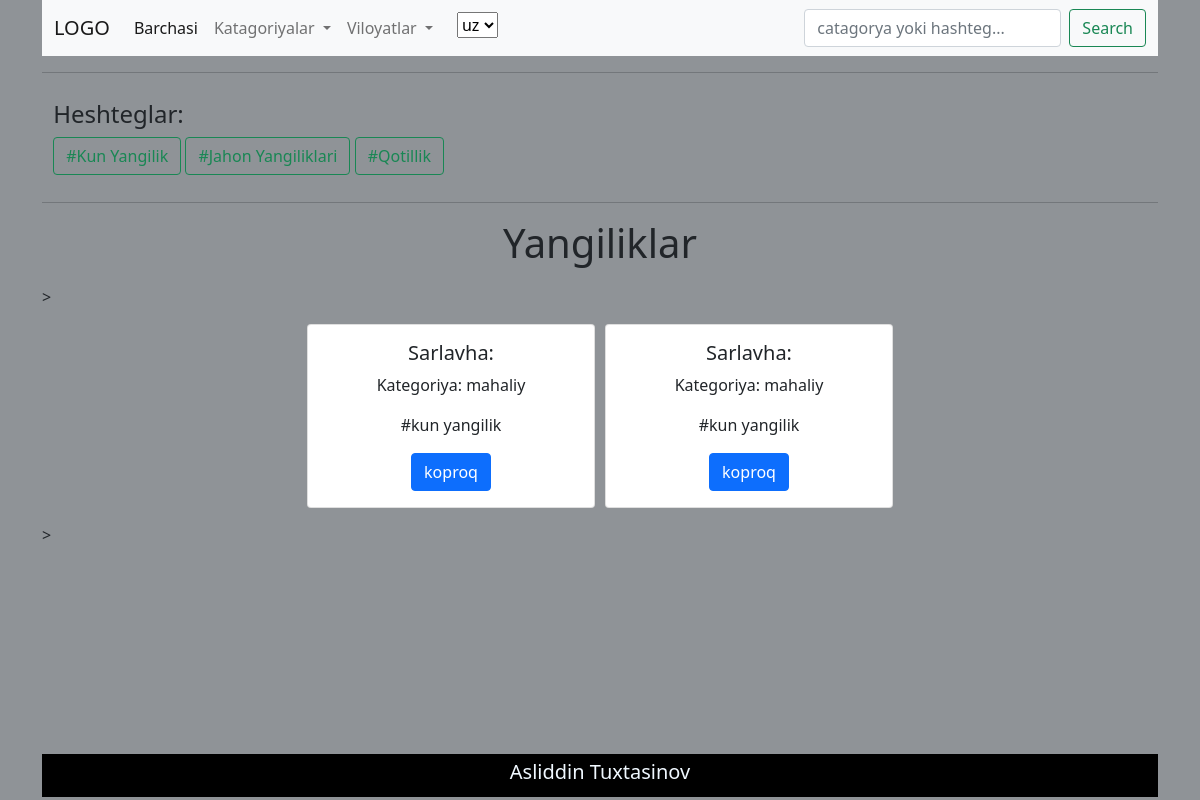
The app's page /uz/categories/mahaliy with its own data.
### app/models.py (models this page shows, shortened)
class Hashtags(models.Model):
    name = models.CharField(max_length=255, blank=True, null=True)
    slug = models.SlugField(max_length=255, blank=True, null=True)
    class Meta:
        verbose_name_plural = 'Hashtags'
    def get_absolute_url(self):
        return reverse("hashtag", kwargs={"slug": self.slug}) # f'hashtag/{self.slug}'
    def __str__(self):
        return self.name

class Blog(TranslatableModel):
    translations = TranslatedFields(
        title       = models.CharField(max_length = 255, verbose_name = _('Title')),
        description = models.TextField(verbose_name = _('Description')))
    slug       = models.SlugField(max_length = 255, unique = True)
    created_at = models.DateTimeField(auto_now_add = True,)
    image      = models.ImageField(upload_to = 'blogimages')
    region     = models.ForeignKey(Regions, on_delete  = models.CASCADE,)
    category   = models.ForeignKey(Category, on_delete = models.CASCADE,)
    hashtag    = models.ForeignKey(Hashtags, on_delete = models.CASCADE)
    class Meta:
        verbose_name_plural = 'Blog'
    def get_absolute_url(self):
        return reverse("post", kwargs={"slug": self.slug}) # f'post/{self.slug}'

class Category(models.Model):
    name       = models.CharField(max_length=255, blank=True, null=True)
    slug       = models.SlugField(max_length=255, unique=True, blank=True, null=True)
    created_at = models.DateTimeField(auto_now_add=True)
    class Meta:
        verbose_name_plural = "Categories"
    def __str__(self):
        return self.name
    def get_absolute_url(self):
        return reverse("categories", kwargs={"slug": self.slug}) # f'categories/{self.slug}'

### app/views.py (the view)
# urls.py: path( 'categories/<slug:slug>', CatagoryPageView.as_view(), name = "categories" ),
class CatagoryPageView(ListView):
    template_name = 'home.html'
    model = Blog
    context_object_name = 'post'
    def get_queryset(self):
        queryset = self.model.objects.filter(category__slug=self.kwargs.get('slug'))
        return queryset
    def get_context_data(self, **kwargs):
        context=super().get_context_data()
        context['category'] = Category.objects.all()
        context['regions']  = Regions.objects.all()
        context['hashtegs'] = Hashtags.objects.all()
        return context

### app/models.py (called while the page is built)
    def get_absolute_url(self):
        return reverse("regions", kwargs={"slug": self.slug})  # f'regions/{self.slug}'

### templates/home.html (shortened to what this page needs)
{% extends "nav-foot.html" %}
{% load i18n %}
{% load static %}
{% block content %}
<div class="container">
    <div class="row">
        <h1>{% trans 'Yangiliklar' %}</h1>
    </div>
</div>>
<div class="container">
    <div class="row">
        {% include 'detal.html' %}
    </div>
</div>>
{% endblock content %}

### templates/nav-foot.html (shortened to what this page needs)
{% load i18n %}
{% load static %}
<!DOCTYPE html>
<html lang="en">
<head>
    <link href="https://cdn.jsdelivr.net/npm/bootstrap@5.0.1/dist/css/bootstrap.min.css" rel="stylesheet">
    <link rel="stylesheet" href="{% static 'style/style.css' %}">
</head>
<body>
    <header>
        <div class="container">
            <nav class="navbar navbar-expand-lg navbar-light bg-light" id="nav">
                <div class="container-fluid">
                  <a class="navbar-brand" href="/">LOGO</a>
                    <div class="collapse navbar-collapse" id="navbarSupportedContent">
                        <ul class="navbar-nav me-auto mb-2 mb-lg-0">
                            <li class="nav-item">
                                <a class="nav-link active" aria-current="page" href="/">{% trans 'Barchasi' %}</a>
                            </li>
                            <li class="nav-item dropdown">
                                <a class="nav-link dropdown-toggle" href="#" id="navbarDropdown" role="button" data-bs-toggle="dropdown" aria-expanded="false">{% trans 'Katagoriyalar' %}
                                </a>
                            </li>
                            <li class="nav-item dropdown">
                                <a class="nav-link dropdown-toggle" href="#" id="navbarDropdown" role="button" data-bs-toggle="dropdown" aria-expanded="false">{% trans 'Viloyatlar' %}
                                </a>
                            </li>
                            <li class="dropdown-item">
                                <form action="{% url 'set_language' %}" method="post">{% csrf_token %}
                                    <select name="language" onchange="this.form.submit()">
                                        {% get_current_language as LANGUAGE_CODE %}
                                        {% get_available_languages as LANGUAGES %}
                                        {% get_language_info_list for LANGUAGES as languages %}
                                        {% for language in languages %}
                                            <option value="{{ language.code }}"{% if language.code == LANGUAGE_CODE %}
                                                    selected{% endif %}>
                                                {{ language.code }}
                                            </option>
                                        {% endfor %}
                                    </select>
                                </form>
                            </li>
                        </ul>
                        <form class="d-flex" method="GET" action="{% url 'search_post' %}">
                            <input class="form-control me-2" type="search" placeholder="{% trans 'catagorya yoki hashteg...' %}" aria-label="Search" name="q">
                            <button class="btn btn-outline-success" type="submit">Search</button>
                        </form>
                    </div>
                </div>
            </nav><hr>
            <div class="tegs" style="padding: 1%;">
                <h4>{% trans 'Heshteglar' %}:</h4>
                    <div class="texna">
                        {% for tag in hashtegs %}
                            <a href="{{tag.get_absolute_url}}"><button class="btn btn-outline-success">#{{tag.name|title}}</button></a>
                        {% endfor %}
                    </div>
            </div><hr>
        </div>
    </header>
    <main style="min-height: 535px;">
        <div class="container">
            {% block content %}{% endblock content %}
        </div>
    </main>
    <footer>
        <div class="container">
            <div class="foot" style="padding: 0.5%;">
                <h5>Asliddin Tuxtasinov</h5>
            </div>
        </div>
    </footer>
</body>
</html>

### templates/detal.html (shortened to what this page needs)
{% load i18n %}
{% load static %}
{% if post %}
    {% for post in post %}
        <div class="card" style="width: 18rem;">
            <div class="card-body">
            <h5 class="card-title">{% trans 'Sarlavha' %}: {{ post.title }}</h5>
            <p class="card-text">{% trans 'Kategoriya' %}: {{ post.category }}</p>
            <p class="card-text">#{{ post.hashtag }}</p>
            <a href="{{post.get_absolute_url}}" class="btn btn-primary">{% trans "koproq" %}</a>
            </div>
        </div>
    {% endfor %}
{% else %}
        <h1 aligin="center">{% trans "Hech narsa topilmadi" %}</h1>
{% endif %}

### static/style/style.css (style rules this page uses)
* { margin: 0; padding: 0; }
body { background-color: rgba(63, 70, 77, 0.582); }
main .container { margin: 10px auto; }
main .container .row { text-align: center; display: flex; justify-content: center; }
main .container .card { margin: 5px; }
footer .container .foot { text-align: center; font: bold; color: aliceblue; background-color: black; }

### records on screen
Hashtags: name "Kun Yangilik"
Hashtags: name "Jahon Yangiliklari"
Hashtags: name "Qotillik"
Blog: category "mahaliy", hashtag "kun yangilik"
Blog: category "mahaliy", hashtag "kun yangilik"

### other values on screen
form field language "uz"
